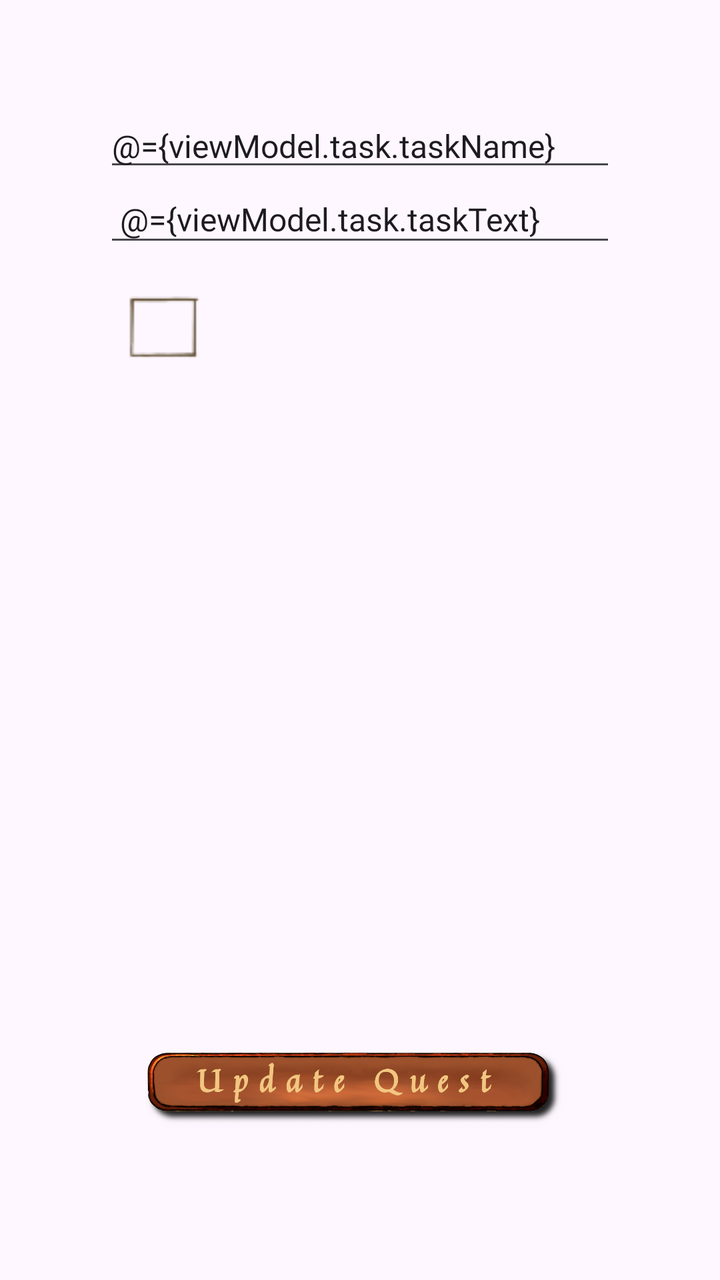
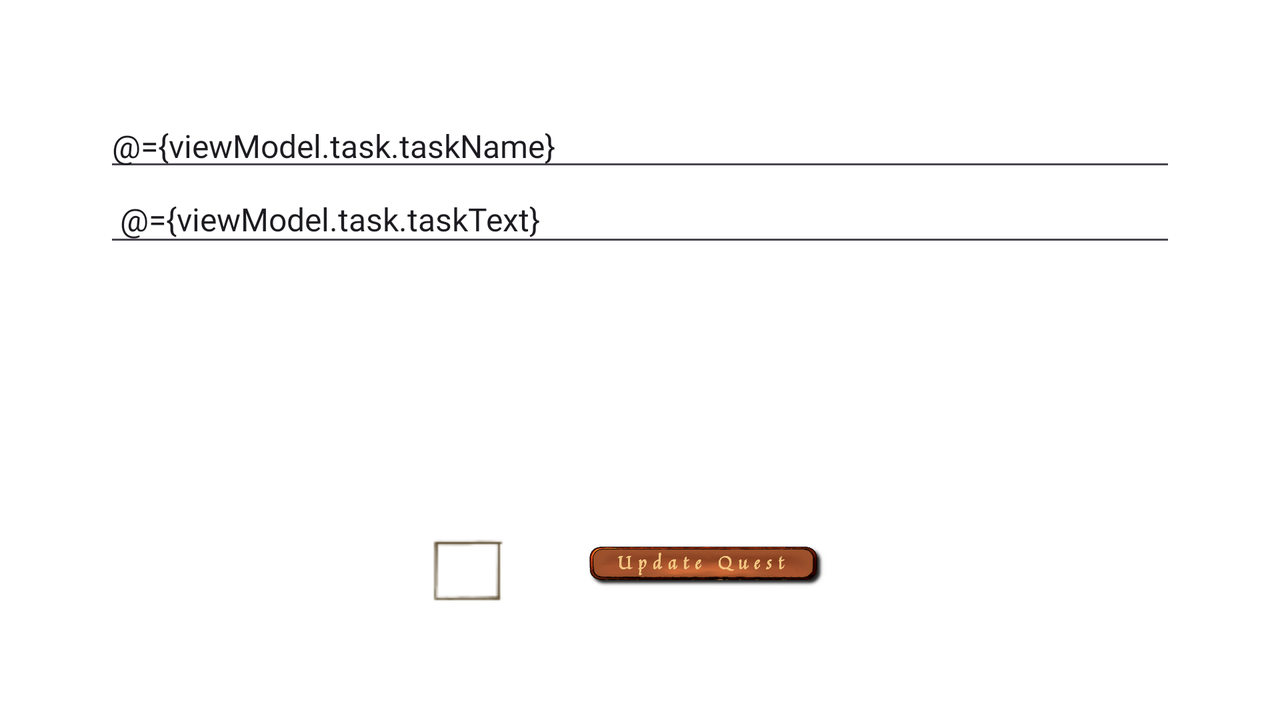

Compare how this app lays out the same screen by default and in its alternative resource folder. The renders come first, then the two layout files and the values they reference.
<!-- AndroidManifest.xml: application theme Theme.QuestLog -->
<!-- res/layout/fragment_edit_task.xml -->
<?xml version="1.0" encoding="utf-8"?>
<layout
    xmlns:android="http://schemas.android.com/apk/res/android"
    xmlns:app="http://schemas.android.com/apk/res-auto"
    xmlns:tools="http://schemas.android.com/tools"
    tools:context=".EditTaskFragment">

    <data>
        <variable
            name="viewModel"
            type="com.example.questlog.EditTaskViewModel" />
    </data>

    <androidx.constraintlayout.widget.ConstraintLayout
        android:layout_width="match_parent"
        android:layout_height="match_parent"
        android:padding="16dp"
        android:layout_margin="16dp"
        android:orientation="vertical"
        android:background="@drawable/background_3">

        <ScrollView
            android:id="@+id/scrollView"
            android:layout_width="0dp"
            android:layout_height="0dp"
            android:padding="20dp"
            android:fillViewport="true"
            app:layout_constraintTop_toTopOf="parent"
            app:layout_constraintBottom_toTopOf="@+id/buttonsLayout"
            app:layout_constraintStart_toStartOf="parent"
            app:layout_constraintEnd_toEndOf="parent">

            <LinearLayout
                android:layout_width="match_parent"
                android:layout_height="wrap_content"
                android:orientation="vertical">

                <EditText
                    android:id="@+id/task_name"
                    android:layout_width="match_parent"
                    android:layout_height="wrap_content"
                    android:textSize="16sp"
                    android:fontFamily="@font/kurale_regular"
                    android:inputType="text"
                    android:text="@={viewModel.task.taskName}"/>

                <EditText
                    android:id="@+id/task_text"
                    android:layout_width="match_parent"
                    android:layout_height="wrap_content"
                    android:textSize="16sp"
                    android:fontFamily="@font/kurale_regular"
                    android:padding="8dp"
                    android:text="@={viewModel.task.taskText}"
                    android:scrollbars="vertical"
                    android:overScrollMode="ifContentScrolls"/>

                <CheckBox
                    android:id="@+id/task_done"
                    android:layout_width="50dp"
                    android:layout_height="50dp"
                    android:layout_margin="10dp"
                    android:textSize="16sp"
                    android:fontFamily="@font/kurale_regular"
                    android:padding="8dp"
                    android:button="@drawable/checkbox_image_selector"
                    android:buttonTint="@null"
                    app:buttonTint="@null"
                    android:text="@string/checkbox_text"
                    android:checked="@={viewModel.task.taskDone}"/>

            </LinearLayout>
        </ScrollView>

        <LinearLayout
            android:id="@+id/buttonsLayout"
            android:layout_width="0dp"
            android:layout_height="wrap_content"
            android:padding="20dp"
            android:orientation="horizontal"
            android:gravity="center"
            android:layout_marginTop="8dp"
            app:layout_constraintBottom_toBottomOf="parent"
            app:layout_constraintStart_toStartOf="parent"
            app:layout_constraintEnd_toEndOf="parent">

            <ImageButton
                android:id="@+id/update_button"
                android:layout_width="match_parent"
                android:layout_height="wrap_content"
                android:layout_margin="20dp"
                android:layout_gravity="center"
                android:src="@drawable/edit_button_selector"
                android:adjustViewBounds="true"
                android:scaleType="fitCenter"
                android:background="?attr/selectableItemBackgroundBorderless"
                android:stateListAnimator="@animator/scale_press"
                android:onClick="@{() -> viewModel.updateTask()}"/>
/>
        </LinearLayout>

    </androidx.constraintlayout.widget.ConstraintLayout>
</layout>
<!-- resources referenced by this layout -->
<resources>
  <!-- drawable checkbox_image_selector (drawable) -->
  <selector xmlns:android="http://schemas.android.com/apk/res/android">
  
      
      <item
          android:state_checked="true"
          android:drawable="@drawable/checkbox_checked"/>
  
      
      <item
          android:drawable="@drawable/checkbox_unchecked"/>
  
  </selector>
  <!-- drawable edit_button_selector (drawable) -->
  <?xml version="1.0" encoding="utf-8"?>
  <selector xmlns:android="http://schemas.android.com/apk/res/android">
  
      
      <item
          android:state_pressed="true"
          android:drawable="@drawable/update_button_pressed" />
  
      
      <item
          android:drawable="@drawable/update_button_normal" />
  
  </selector>
  <string name="checkbox_text">Done?</string>
  <style name="Theme.QuestLog" parent="Base.Theme.QuestLog" />
  <!-- drawable checkbox_checked: png bitmap (drawable, 1352 bytes) -->
  <!-- drawable checkbox_unchecked: png bitmap (drawable, 709 bytes) -->
  <!-- drawable update_button_pressed: png bitmap (drawable, 164931 bytes) -->
  <!-- drawable update_button_normal: png bitmap (drawable, 184629 bytes) -->
  <style name="Base.Theme.QuestLog" parent="Theme.Material3.DayNight.NoActionBar">
          
          
      </style>
</resources>
<!-- res/layout-land/fragment_edit_task.xml (the repository's variant of the layout above) -->
<!-- drawn on the phone turned sideways -->
<?xml version="1.0" encoding="utf-8"?>
<layout
    xmlns:android="http://schemas.android.com/apk/res/android"
    xmlns:app="http://schemas.android.com/apk/res-auto"
    xmlns:tools="http://schemas.android.com/tools"
    tools:context=".EditTaskFragment">

    <data>
        <variable
            name="viewModel"
            type="com.example.questlog.EditTaskViewModel" />
    </data>

    <androidx.constraintlayout.widget.ConstraintLayout
        android:layout_width="match_parent"
        android:layout_height="match_parent"
        android:padding="16dp"
        android:layout_margin="16dp"
        android:orientation="vertical"
        android:background="@drawable/background_3_land">

        <ScrollView
            android:id="@+id/scrollView"
            android:layout_width="0dp"
            android:layout_height="0dp"
            android:padding="20dp"
            android:fillViewport="true"
            app:layout_constraintTop_toTopOf="parent"
            app:layout_constraintBottom_toTopOf="@+id/buttonsLayout"
            app:layout_constraintStart_toStartOf="parent"
            app:layout_constraintEnd_toEndOf="parent">

            <LinearLayout
                android:layout_width="match_parent"
                android:layout_height="wrap_content"
                android:orientation="vertical">

                <EditText
                    android:id="@+id/task_name"
                    android:layout_width="match_parent"
                    android:layout_height="wrap_content"
                    android:textSize="16sp"
                    android:fontFamily="@font/kurale_regular"
                    android:inputType="text"
                    android:text="@={viewModel.task.taskName}"/>

                <EditText
                    android:id="@+id/task_text"
                    android:layout_width="match_parent"
                    android:layout_height="wrap_content"
                    android:textSize="16sp"
                    android:fontFamily="@font/kurale_regular"
                    android:padding="8dp"
                    android:text="@={viewModel.task.taskText}"
                    android:scrollbars="vertical"
                    android:overScrollMode="ifContentScrolls"/>

            </LinearLayout>
        </ScrollView>

        <LinearLayout
            android:id="@+id/buttonsLayout"
            android:layout_width="240dp"
            android:layout_height="0dp"
            android:padding="4dp"
            android:orientation="horizontal"
            android:gravity="center"
            android:layout_marginBottom="4dp"
            app:layout_constraintBottom_toBottomOf="parent"
            app:layout_constraintStart_toStartOf="parent"
            app:layout_constraintEnd_toEndOf="parent">

            <CheckBox
                android:id="@+id/task_done"
                android:layout_width="50dp"
                android:layout_height="50dp"
                android:layout_margin="10dp"
                android:textSize="16sp"
                android:fontFamily="@font/kurale_regular"
                android:padding="8dp"
                android:button="@drawable/checkbox_image_selector"
                android:buttonTint="@null"
                app:buttonTint="@null"
                android:text="@string/checkbox_text"
                android:checked="@={viewModel.task.taskDone}"/>

            <ImageButton
                android:id="@+id/update_button"
                android:layout_width="match_parent"
                android:layout_height="wrap_content"
                android:layout_margin="20dp"
                android:layout_gravity="center"
                android:src="@drawable/edit_button_selector"
                android:adjustViewBounds="true"
                android:scaleType="fitCenter"
                android:background="?attr/selectableItemBackgroundBorderless"
                android:stateListAnimator="@animator/scale_press"
                android:onClick="@{() -> viewModel.updateTask()}"/>
/>
        </LinearLayout>

    </androidx.constraintlayout.widget.ConstraintLayout>
</layout>
<!-- resources referenced by the variant -->
<!-- as the phone turned sideways resolves them -->
<resources>
  <!-- drawable checkbox_image_selector (drawable) -->
  <selector xmlns:android="http://schemas.android.com/apk/res/android">
  
      
      <item
          android:state_checked="true"
          android:drawable="@drawable/checkbox_checked"/>
  
      
      <item
          android:drawable="@drawable/checkbox_unchecked"/>
  
  </selector>
  <!-- drawable edit_button_selector (drawable) -->
  <?xml version="1.0" encoding="utf-8"?>
  <selector xmlns:android="http://schemas.android.com/apk/res/android">
  
      
      <item
          android:state_pressed="true"
          android:drawable="@drawable/update_button_pressed" />
  
      
      <item
          android:drawable="@drawable/update_button_normal" />
  
  </selector>
  <string name="checkbox_text">Done?</string>
  <!-- from res/values-land/ -->
  <style name="Theme.QuestLog" parent="Theme.Material3.DayNight.NoActionBar">
          <item name="android:windowBackground">@drawable/background_land</item>
      </style>
  <!-- drawable checkbox_checked: png bitmap (drawable, 1352 bytes) -->
  <!-- drawable checkbox_unchecked: png bitmap (drawable, 709 bytes) -->
  <!-- drawable update_button_pressed: png bitmap (drawable, 164931 bytes) -->
  <!-- drawable update_button_normal: png bitmap (drawable, 184629 bytes) -->
</resources>
